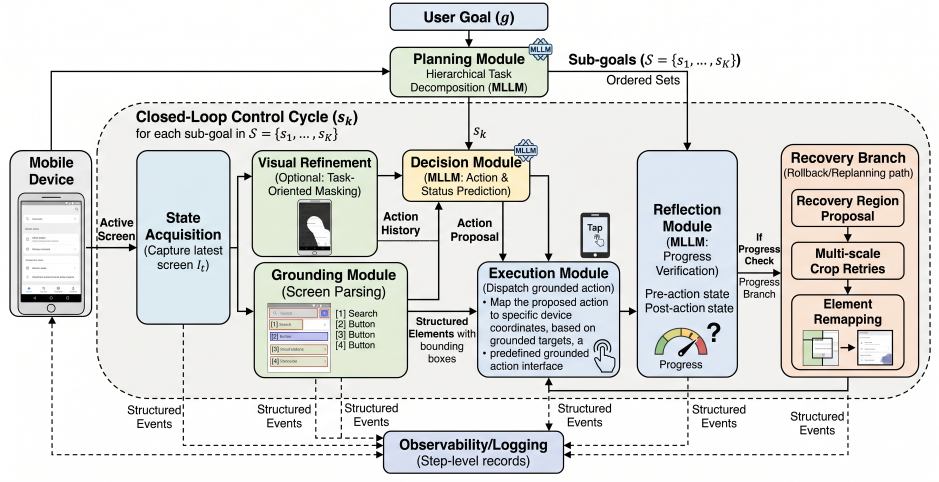
#> input picture tex/image/system-overview-crop_2.png, 2816 x 1446 px (shown at 1/3 size)
$ python -i cropper.py   (imports and definitions only)
#> lines starting #> are read from the running program, lines starting #| are printed output that depends on the picture; after the words box and inside, x2 and y2 are one past the last pixel; in counts of white or black regions, pixels touching at a corner belong together
"""
Cropping/Zoom for Vision Module

Crops and zooms into candidate regions proposed by MLLM.
Provides detailed views of specific UI areas.

Reference:
    RegionFocus: Visual Test-time Scaling for GUI Agent Grounding
    https://arxiv.org/abs/2505.00684
    https://github.com/tiangeluo/RegionFocus

This module implements the cropping and upsampling pipeline for precise
GUI element localization through iterative region focus refinement.
"""

import io
import os
from dataclasses import dataclass
from typing import Any, Dict, List, Optional, Tuple

import cv2
import numpy as np
from PIL import Image, ImageDraw

# Cropping constants
DEFAULT_CROP_RATIOS = [(0.5, 0.5), (0.3, 0.3), (0.4, 0.8), (0.8, 0.4)]  # ratio_x, ratio_y

# Information-Sensitive Cropping constants
DEFAULT_K_MIN = 64  # Initial window size
DEFAULT_RHO_MIN = 0.15  # Base density threshold
DEFAULT_ALPHA = 1.5  # Window expansion factor
DEFAULT_N_MAX = 50  # Maximum number of regions to extract


@dataclass
class ISCRegion:
    """
    Region extracted by adaptive region extraction algorithm.

    Represents a rectangular region identified as information-dense
    by the edge-based adaptive extraction method.

    Attributes:
        x (int): Top-left x-coordinate in original image
        y (int): Top-left y-coordinate in original image
        size (int): Width and height of the square region
        id (int): Unique region identifier
        density (float): Edge density score in [0, 1]
    """
    x: int
    y: int
    size: int
    id: int
    density: float


@dataclass
class CropContext:
    """
    Context information for converting coordinates from zoomed image back to original image space.

    Used to track the transformation applied during crop and upsample operations,
    enabling accurate coordinate projection from fine-grained predictions back to
    the original screenshot coordinates.

    Attributes:
        left (int): X-coordinate of crop region's top-left corner in original image
        top (int): Y-coordinate of crop region's top-left corner in original image
        original_width (int): Width of the original crop region before upsampling
        original_height (int): Height of the original crop region before upsampling
        zoom_x (float): Zoom factor applied on x-axis
        zoom_y (float): Zoom factor applied on y-axis
        offset_w (float): Horizontal offset from viewport edge (for centered cropping)
        offset_h (float): Vertical offset from viewport edge (for centered cropping)
    """
    left: int
    top: int
    original_width: int
    original_height: int
    zoom_x: float
    zoom_y: float
    offset_w: float
    offset_h: float


@dataclass
class FocusRegion:
    """
    Result of cropping and upsampling a region of interest.

    Contains the zoomed image in bytes format and transformation context
    needed to project coordinates back to original image space.

    Attributes:
        image_bytes (bytes): PNG-encoded bytes of the upsampled region
        context (CropContext): Coordinate transformation context for unprojection
        original_image_size (Tuple[int, int]): (width, height) of original screenshot
    """
    image_bytes: bytes
    context: CropContext
    original_image_size: Tuple[int, int]

# [435 lines left out: functions propose_candidate_points, calculate_crop_region, crop_and_upsample_region, not called in this run]


def detect_edge_matrix(
    image: Any,
    threshold_low: Optional[int] = None,
    threshold_high: Optional[int] = None,
    debug: bool = False,
    task_id: Optional[str] = None
) -> np.ndarray:
    """
    Detect edges in image to generate information indication matrix.

    This function converts an image to an edge detection matrix where each pixel
    value indicates the presence of meaningful visual information (typically at
    boundaries of UI elements). The resulting matrix is used by the adaptive
    region extraction algorithm to identify information-dense regions.

    Edge detection identifies visually significant regions by leveraging the
    observation that meaningful GUI elements typically have distinctive boundaries.

    Process:
        1. Convert image to grayscale if needed
        2. Apply edge detection method (Canny, Sobel, etc.)
        3. Normalize edge values to [0, 1] range
        4. Return binary edge matrix where 1 indicates edge presence

    Args:
        image (PIL.Image or str or np.ndarray):
            Input screenshot/image to process.
            - PIL.Image: Converted to grayscale
            - str: Loaded as image file
            - np.ndarray: Treated as RGB or grayscale

        edge_method (str):
            Edge detection algorithm to use.
            Default: "canny"
            Options: "canny", "sobel", "laplacian", "prewitt"

        threshold_low (int, optional):
            Low threshold for edge detection methods.
            Default: Automatically estimated from image

        threshold_high (int, optional):
            High threshold for edge detection methods.
            Default: Automatically estimated from image

        debug (bool):
            If True, save edge detection visualization.
            Default: False

        task_id (str, optional):
            Task identifier for debug output organization.
            Debug files saved to: ./debug/{task_id}/

    Returns:
        np.ndarray:
            Binary edge matrix M ∈ {0, 1}^(H×W) where:
            - M[i, j] = 1: Indicates meaningful visual information at (i, j)
            - M[i, j] = 0: No significant edge/information

            Shape: (height, width) - same as input image
            Dtype: np.uint8 (values 0 or 1)

    Raises:
        ValueError: If image cannot be processed or edge_method is invalid
        ImportError: If required edge detection library is not available

    Notes:
        - Edge detection emphasizes boundaries of UI elements
        - Output matrix is normalized to binary values for downstream processing
        - Thresholds are auto-estimated if not provided based on image statistics

    Example:
        ```python
        # Detect edges in screenshot
        edge_matrix = detect_edge_matrix(
            image="screenshot.png",
            edge_method="canny",
            debug=True,
            task_id="task_001"
        )

        # edge_matrix.shape == (1080, 1920)
        # edge_matrix.dtype == np.uint8
        # Values are all 0 or 1
        ```

    References:
        - Information-Sensitive Cropping paper: https://arxiv.org/pdf/2412.10342
        - Iris: Breaking GUI Complexity with Adaptive Focus and Self-Refining
    """
#> called with image = '../tex/image/system-overview-crop_2.png', debug = False
    # Load and convert image to numpy array
    if isinstance(image, str):
        img = Image.open(image)
#> img is the input picture: PIL image 2816x1446 RGBA; mean R, G, B, A 223.1, 223.8, 221.8, 255
        img_array = np.array(img)
    elif isinstance(image, np.ndarray):
        img_array = image
    else:
        # PIL.Image
        img_array = np.array(image)

    # STAGE 1: Pre-processing - Convert to grayscale and apply CLAHE
    if len(img_array.shape) == 3:
        # Convert RGB/BGR to grayscale
        if img_array.shape[2] == 3:
            gray = cv2.cvtColor(img_array, cv2.COLOR_RGB2GRAY)
        elif img_array.shape[2] == 4:
            gray = cv2.cvtColor(img_array, cv2.COLOR_RGBA2GRAY)
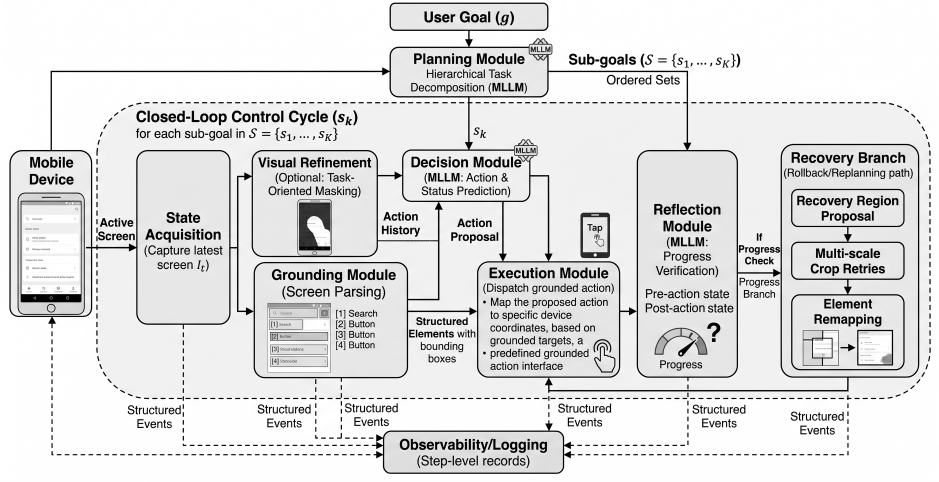
#> gray: shape (1446, 2816) (shown at 1/3 size); min 0, max 255, mean 223.3
        else:
            gray = img_array[:, :, 0]
    else:
        gray = img_array

    # Apply CLAHE (Contrast Limited Adaptive Histogram Equalization)
    # Parameters from document: clipLimit=2.0, tileGridSize=(8,8)
    clahe = cv2.createCLAHE(clipLimit=2.0, tileGridSize=(8, 8))
    enhanced = clahe.apply(gray)
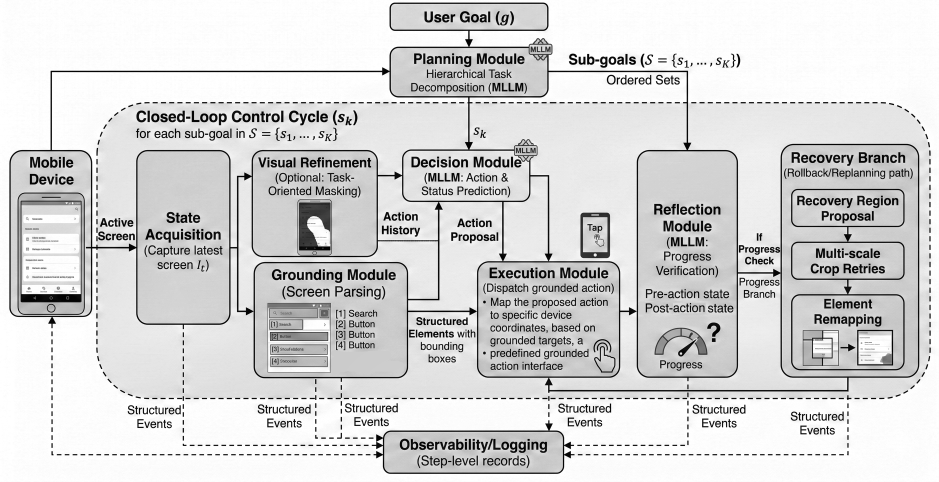
#> enhanced: shape (1446, 2816) (shown at 1/3 size); min 1, max 255, mean 213.8

    # STAGE 2: Noise reduction - Gaussian blur
    # Parameter from document: sigma=1.0
    blurred = cv2.GaussianBlur(enhanced, (5, 5), sigmaX=1.0, sigmaY=1.0)

    # STAGE 3-4: Gradient computation and Canny edge detection
    # CV2.Canny handles: gradient computation, non-maximum suppression, hysteresis thresholding
    if threshold_low is None:
        threshold_low = 50  # Default from document
    if threshold_high is None:
        threshold_high = 150  # Default from document

    edges = cv2.Canny(blurred, threshold_low, threshold_high)
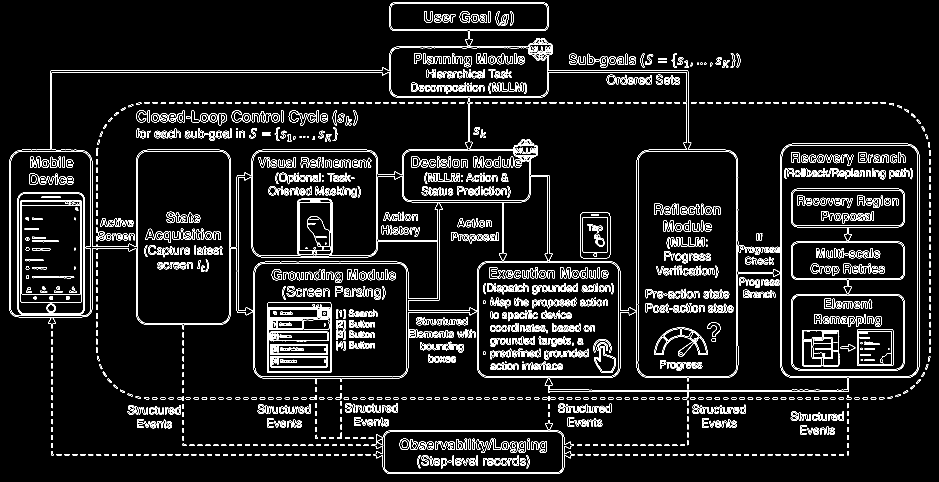
#> edges: shape (1446, 2816) (shown at 1/3 size); 4.6% white in thin lines or dots

    # STAGE 5: Edge density preservation - Morphological dilation
    # Parameter from document: kernel=3x3, iterations=1-2
    kernel = cv2.getStructuringElement(cv2.MORPH_RECT, (3, 3))
    dilated = cv2.dilate(edges, kernel, iterations=2)
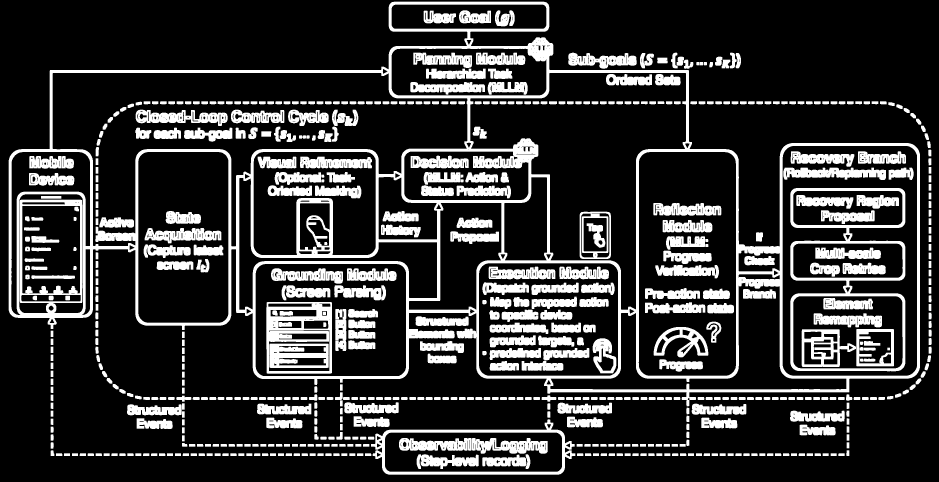
#> dilated: shape (1446, 2816) (shown at 1/3 size); 20.1% white; 632 white regions, largest, box (x1, y1, x2, y2) and area: (26, 5, 2760, 1219) 237418, (2371, 564, 2716, 1114) 26137, (799, 906, 996, 1121) 16725

    # Ensure output is binary (0 or 1)
    M = (dilated > 0).astype(np.uint8)

    # Debug visualization
    if debug:
        debug_dir = f"./debug/{task_id}" if task_id else "./debug"
        os.makedirs(debug_dir, exist_ok=True)

        # Save intermediate stages for visual inspection
        cv2.imwrite(os.path.join(debug_dir, "01_grayscale.png"), gray)
        cv2.imwrite(os.path.join(debug_dir, "02_clahe_enhanced.png"), enhanced)
        cv2.imwrite(os.path.join(debug_dir, "03_blurred.png"), blurred)
        cv2.imwrite(os.path.join(debug_dir, "04_canny_edges.png"), edges)
        cv2.imwrite(os.path.join(debug_dir, "05_dilated_edges.png"), dilated)
        cv2.imwrite(os.path.join(debug_dir, "06_binary_matrix.png"), M * 255)

    return M


# [246 lines left out: function adaptive_region_extraction, not called in this run]

>>> result = detect_edge_matrix('../tex/image/system-overview-crop_2.png')
